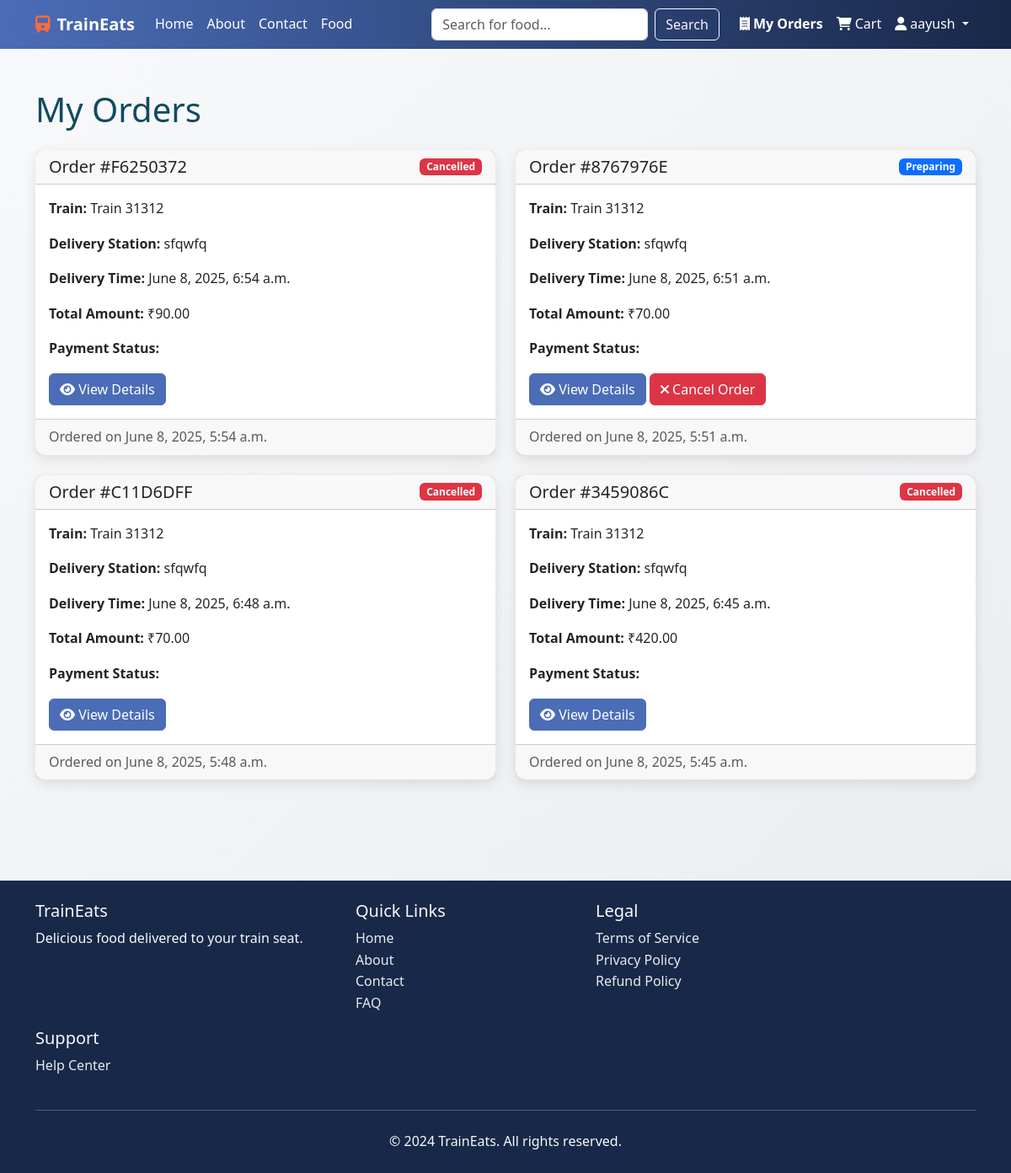
The app's page /orders/ (signed in) with its own data.
### accounts/models.py (models this page shows, shortened)
class User(AbstractUser):
    USER_TYPE_CHOICES = (
        ('user', 'User'),
        ('admin', 'Admin'),
    )
    user_type = models.CharField(max_length=10, choices=USER_TYPE_CHOICES, default='user')
    phone_number = models.CharField(max_length=15, blank=True)
    address = models.TextField(blank=True)
    created_at = models.DateTimeField(auto_now_add=True)
    updated_at = models.DateTimeField(auto_now=True)
    class Meta:
        verbose_name = 'User'
        verbose_name_plural = 'Users'

### orders/models.py (models this page shows, shortened)
class Order(models.Model):
    STATUS_CHOICES = [
        ('PENDING', 'Pending'),
        ('PREPARING', 'Preparing'),
        ('OUT_FOR_DELIVERY', 'Out for Delivery'),
        ('DELIVERED', 'Delivered'),
        ('CANCELLED', 'Cancelled')
    ]
    user = models.ForeignKey(User, on_delete=models.CASCADE)
    train = models.ForeignKey(Train, on_delete=models.CASCADE)
    delivery_station = models.ForeignKey(Station, on_delete=models.CASCADE)
    delivery_platform = models.ForeignKey(Platform, on_delete=models.CASCADE)
    order_number = models.CharField(max_length=20, unique=True)
    total_amount = models.DecimalField(max_digits=10, decimal_places=2, validators=[MinValueValidator(0.01)])
    status = models.CharField(max_length=20, choices=STATUS_CHOICES, default='PENDING')
    payment_status = models.CharField(max_length=20, default='PENDING')
    delivery_time = models.DateTimeField()
    special_instructions = models.TextField(blank=True)
    created_at = models.DateTimeField(auto_now_add=True)
    updated_at = models.DateTimeField(auto_now=True)
    class Meta:
        ordering = ['-created_at']

### trains/models.py (models this page shows, shortened)
class Train(models.Model):
    number = models.CharField(max_length=10, unique=True)
    name = models.CharField(max_length=100)
    source = models.ForeignKey(Station, on_delete=models.CASCADE, related_name='source_trains')
    destination = models.ForeignKey(Station, on_delete=models.CASCADE, related_name='destination_trains')
    created_at = models.DateTimeField(auto_now_add=True)
    updated_at = models.DateTimeField(auto_now=True)

class Station(models.Model):
    name = models.CharField(max_length=100)
    code = models.CharField(max_length=10, unique=True)
    city = models.CharField(max_length=100)
    state = models.CharField(max_length=100)
    created_at = models.DateTimeField(auto_now_add=True)
    updated_at = models.DateTimeField(auto_now=True)
    class Meta:
        ordering = ['name']

### orders/views.py (the view)
# urls.py: path('', views.order_list, name='order_list'),
@login_required
def order_list(request):
    orders = Order.objects.filter(user=request.user).order_by('-created_at')
    return render(request, 'orders/order_list.html', {
        'orders': orders
    })

### orders/context_processors.py (called while the page is built)
def cart_item_count(request):
    if not request.user.is_authenticated:
        return {'cart_item_count': 0}
    try:
        cart = Cart.objects.get(user=request.user)
        count = sum(item.quantity for item in cart.items.all())
    except Cart.DoesNotExist:
        count = 0
    return {'cart_item_count': count}

### templates/orders/order_list.html (shortened to what this page needs)
{% extends 'base.html' %}
{% block content %}
<div class="container py-5">
    <h1 class="mb-4">My Orders</h1>
    {% if orders %}
        <div class="row">
            {% for order in orders %}
                <div class="col-md-6 mb-4">
                    <div class="card">
                        <div class="card-header d-flex justify-content-between align-items-center">
                            <h5 class="mb-0">Order #{{ order.order_number }}</h5>
                            <span class="badge {% if order.status == 'DELIVERED' %}bg-success{% elif order.status == 'CANCELLED' %}bg-danger{% else %}bg-primary{% endif %}">
                                {{ order.get_status_display }}
                            </span>
                        </div>
                        <div class="card-body">
                            <p><strong>Train:</strong> {{ order.train.name }}</p>
                            <p><strong>Delivery Station:</strong> {{ order.delivery_station.name }}</p>
                            <p><strong>Delivery Time:</strong> {{ order.delivery_time|date:"F j, Y, g:i a" }}</p>
                            <p><strong>Total Amount:</strong> ₹{{ order.total_amount }}</p>
                            <p><strong>Payment Status:</strong> {{ order.get_payment_status_display }}</p>
                            <div class="mt-3">
                                <a href="{% url 'orders:order_detail' order.order_number %}" class="btn btn-primary">
                                    <i class="fas fa-eye"></i> View Details
                                </a>
                                {% if order.status == 'PENDING' or order.status == 'PREPARING' %}
                                    <a href="{% url 'orders:cancel_order' order.order_number %}" class="btn btn-danger">
                                        <i class="fas fa-times"></i> Cancel Order
                                    </a>
                                {% endif %}
                            </div>
                        </div>
                        <div class="card-footer text-muted">
                            Ordered on {{ order.created_at|date:"F j, Y, g:i a" }}
                        </div>
                    </div>
                </div>
            {% endfor %}
        </div>
    {% else %}
        <div class="alert alert-info">
            <i class="fas fa-info-circle"></i> You haven't placed any orders yet.
            <a href="{% url 'vendors:food_list' %}" class="alert-link">Browse our vendors</a> to place your first order!
        </div>
    {% endif %}
</div>
{% endblock %}

### templates/base.html (shortened to what this page needs)
{% load static %}
<!DOCTYPE html>
<html lang="en">
<head>
    <link href="https://cdn.jsdelivr.net/npm/bootstrap@5.3.0/dist/css/bootstrap.min.css" rel="stylesheet">
    <link href="https://cdnjs.cloudflare.com/ajax/libs/font-awesome/6.0.0/css/all.min.css" rel="stylesheet">
    <link href="{% static 'css/style.css' %}" rel="stylesheet">
    <link href="{% static 'css/custom.css' %}" rel="stylesheet">
</head>
<body>
    <nav class="navbar navbar-expand-lg navbar-dark navbar-custom">
        <div class="container">
            <a class="navbar-brand" href="{% url 'home' %}">
                <i class="fas fa-train me-2"></i>TrainEats
            </a>
            <div class="collapse navbar-collapse" id="navbarNav">
                <ul class="navbar-nav me-auto mb-2 mb-lg-0">
                    <li class="nav-item">
                        <a class="nav-link" href="{% url 'home' %}">Home</a>
                    </li>
                    <li class="nav-item">
                        <a class="nav-link" href="{% url 'about' %}">About</a>
                    </li>
                    <li class="nav-item">
                        <a class="nav-link" href="{% url 'contact' %}">Contact</a>
                    </li>
                    <li class="nav-item">
                        <a class="nav-link" href="{% url 'vendors:food_list' %}">Food</a>
                    </li>
                </ul>
                <form class="d-flex mb-3 mb-lg-0 me-lg-3" action="{% url 'vendors:search' %}" method="get" role="search">
                    <input class="form-control me-2" type="search" name="q" placeholder="Search for food..." aria-label="Search">
                    <button class="btn btn-outline-light" type="submit">Search</button>
                </form>
                <ul class="navbar-nav">
                    <li class="nav-item">
                        <a class="nav-link" href="{% url 'orders:order_list' %}">
                            <i class="fas fa-receipt me-1"></i>My Orders
                        </a>
                    </li>
                    <li class="nav-item">
                        <a class="nav-link" href="{% url 'orders:cart' %}">
                            <i class="fas fa-shopping-cart me-1"></i>Cart
                        </a>
                    </li>
                    {% if user.is_authenticated %}
                        <li class="nav-item dropdown">
                            <a class="nav-link dropdown-toggle" href="#" id="navbarDropdown" role="button" data-bs-toggle="dropdown" aria-expanded="false">
                                <i class="fas fa-user me-1"></i>{{ user.username }}
                            </a>
                        </li>
                    {% endif %}
                </ul>
            </div>
        </div>
    </nav>
    <main>
        {% block content %}{% endblock %}
    </main>
    <footer class="footer-custom text-light py-4 mt-5">
        <div class="container">
            <div class="row">
                <div class="col-md-4">
                    <h5>TrainEats</h5>
                    <p>Delicious food delivered to your train seat.</p>
                </div>
                <div class="col-md-3">
                    <h5>Quick Links</h5>
                    <ul class="list-unstyled">
                        <li><a href="{% url 'home' %}">Home</a></li>
                        <li><a href="{% url 'about' %}">About</a></li>
                        <li><a href="{% url 'contact' %}">Contact</a></li>
                        <li><a href="{% url 'faq' %}">FAQ</a></li>
                    </ul>
                </div>
                <div class="col-md-3">
                    <h5>Legal</h5>
                    <ul class="list-unstyled">
                        <li><a href="{% url 'terms' %}">Terms of Service</a></li>
                        <li><a href="{% url 'privacy' %}">Privacy Policy</a></li>
                        <li><a href="{% url 'refund' %}">Refund Policy</a></li>
                    </ul>
                </div>
                <div class="col-md-3">
                    <h5>Support</h5>
                    <ul class="list-unstyled">
                        <li><a href="{% url 'help' %}">Help Center</a></li>
                    </ul>
                </div>
            </div>
            <hr class="my-4">
            <div class="text-center">
                <p class="mb-0">&copy; 2024 TrainEats. All rights reserved.</p>
            </div>
        </div>
    </footer>
</body>
</html>

### static/css/style.css (style rules this page uses)
:root { --primary: #ff6b35; --secondary: #1a936f; --dark: #114b5f; --light: #f3e9d2; --danger: #e63946; --success: #2a9d8f; --warning: #e9c46a; --gray: #6c757d; --white: #ffffff; --black: #212529; --transition: all 0.3s ease; --shadow: 0 5px 15px rgba(0, 0, 0, 0.1); --shadow-hover: 0 8px 25px rgba(0, 0, 0, 0.2); --radius: 12px; }
body { font-family: 'Poppins', sans-serif; background: linear-gradient(135deg, #f8f9fa 0%, #e9ecef 100%); color: var(--dark); line-height: 1.6; min-height: 100vh; overflow-x: hidden; }
.navbar { background: rgba(17, 75, 95, 0.95); backdrop-filter: blur(10px); }
.navbar-brand { font-weight: 800; color: var(--white) !important; }
.navbar-brand i { color: var(--primary); margin-right: 0.5rem; }
.nav-link { color: var(--white) !important; font-weight: 500; transition: var(--transition); }
.btn-primary { background: var(--primary); border-color: var(--primary); }
.card { border: none; border-radius: var(--radius); box-shadow: var(--shadow); transition: var(--transition); }
footer { background: var(--dark); color: var(--white); }
footer a { color: var(--white); text-decoration: none; transition: var(--transition); }

### static/css/custom.css (style rules this page uses)
body { background-color: #f4f7f6; font-family: 'Segoe UI', Tahoma, Geneva, Verdana, sans-serif; }
.navbar-custom { background: linear-gradient(90deg, #4b6cb7 0%, #182848 100%); }
.navbar-custom .navbar-brand, .navbar-custom .nav-link { color: rgba(255, 255, 255, 0.9); }
.navbar-custom .nav-link.active { font-weight: bold; color: #fff; }
.btn-primary { background-color: #4b6cb7; border-color: #4b6cb7; }
.card { transition: all 0.3s cubic-bezier(.25,.8,.25,1); }
.footer-custom { background-color: #182848; color: rgba(255, 255, 255, 0.7); }
.footer-custom a { color: rgba(255, 255, 255, 0.9); text-decoration: none; }

### records on screen
User: username "aayush"
Order: order_number "F6250372", status "Cancelled", train.name "Train 31312", delivery_station.name "sfqwfq", delivery_time "June 8, 2025, 6:54 a.m.", total_amount "90.00", created_at "June 8, 2025, 5:54 a.m."
Order: order_number "8767976E", status "Preparing", train.name "Train 31312", delivery_station.name "sfqwfq", delivery_time "June 8, 2025, 6:51 a.m.", total_amount "70.00", shows "Cancel Order", created_at "June 8, 2025, 5:51 a.m."
Order: order_number "C11D6DFF", status "Cancelled", train.name "Train 31312", delivery_station.name "sfqwfq", delivery_time "June 8, 2025, 6:48 a.m.", total_amount "70.00", created_at "June 8, 2025, 5:48 a.m."
Order: order_number "3459086C", status "Cancelled", train.name "Train 31312", delivery_station.name "sfqwfq", delivery_time "June 8, 2025, 6:45 a.m.", total_amount "420.00", created_at "June 8, 2025, 5:45 a.m."
